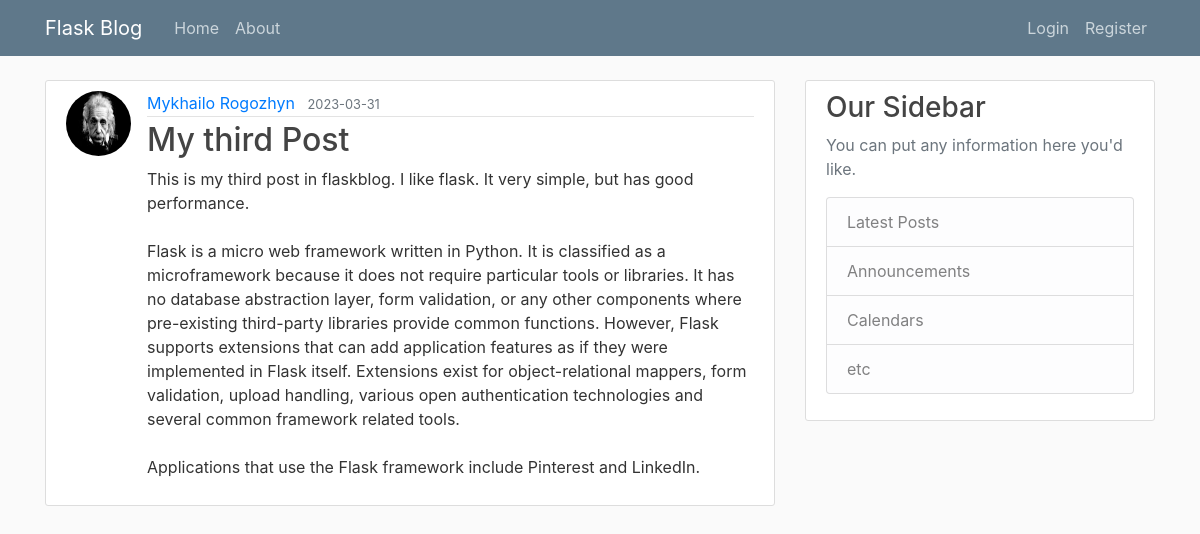
Screenshot of /post/3 with the database file from the repository.
### flaskblog/models.py (models this page shows, shortened)
class User(db.Model, UserMixin):
    id = db.Column(db.Integer, primary_key=True)
    username = db.Column(db.String(20), unique=True, nullable=False)
    email = db.Column(db.String(120), unique=True, nullable=False)
    image_file = db.Column(db.String(20), nullable=False, default='default.jpg')
    password = db.Column(db.String(60), nullable=False)
    posts = db.relationship('Post', backref='author', lazy=True)

class Post(db.Model):
    id = db.Column(db.Integer, primary_key=True)
    title = db.Column(db.String(100), nullable=False)
    date_posted = db.Column(db.DateTime, nullable=False, default=datetime.utcnow)
    content = db.Column(db.Text, nullable=False)
    user_id = db.Column(db.Integer, db.ForeignKey('user.id'), nullable=False)

### flaskblog/routes.py (the view)
@app.route("/post/<int:post_id>")
def post(post_id):
    post = Post.query.get_or_404(post_id)
    return render_template('post.html', post=post)

### flaskblog/templates/post.html (shortened to what this page needs)
{% extends "layout.html" %}
{% block content %}
  <article class="media content-section">
      <img class="rounded-circle article-img" src="{{ url_for('static', filename='profile_pict/' + post.author.image_file) }}">
    <div class="media-body">
      <div class="article-metadata">
       <a class="mr-2" href="{{ url_for('user_posts', username=post.author.username) }}">{{ post.author.username }}</a>
        <small class="text-muted">{{ post.date_posted.strftime('%Y-%m-%d') }}</small>
      </div>
      <h2 class="article-title">{{ post.title }}</h2>
      <p class="article-content">{{ post.content }}</p>
    </div>
  </article>
{% endblock content %}

### flaskblog/static/main.css (style rules this page uses)
body { background: #fafafa; color: #333333; margin-top: 5rem; }
h1, h2, h3, h4, h5, h6 { color: #444444; }
.content-section { background: #ffffff; padding: 10px 20px; border: 1px solid #dddddd; border-radius: 3px; margin-bottom: 20px; }
.article-title { color: #444444; }
.article-content { white-space: pre-line; }
.article-img { height: 65px; width: 65px; margin-right: 16px; }
.article-metadata { padding-bottom: 1px; margin-bottom: 4px; border-bottom: 1px solid #e3e3e3 }

### rows the page displays
User: image_file (picture), author.username "Mykhailo Rogozhyn"
Post: date_posted "2023-03-31", title "My third Post", content "This is my third post in flaskblog. I like flask. It very simple, but has good performance. Flask is a micro web framework written in Python. It is classified as a microframework because it does not require particular tools or libraries. It has no database abstraction layer, form validation, or any other components where pre-existing third-party libraries provide common functions. However, Flask supports extensions that can add application features as if they were implemented in Flask itself. Extensions exist for object-relational mappers, form validation, upload handling, various open authentication technologies and several common framework related tools. Applications that use the Flask…"
